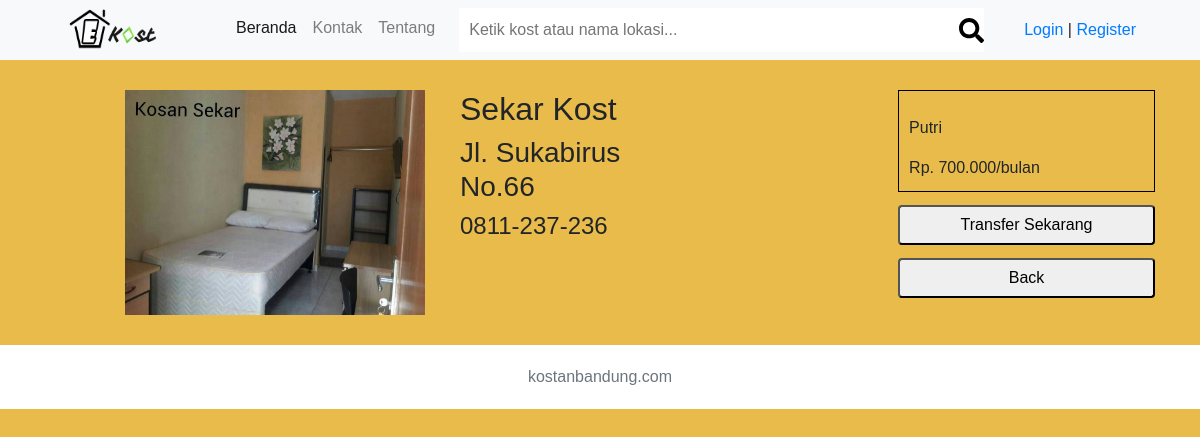
The page /index.php/controller/kosdetail/K11 on the database its author committed.
### tables this page shows
CREATE TABLE `list_kost` (
  `id` varchar(10) NOT NULL,
  `nama_kos` varchar(255) NOT NULL,
  `kategori` varchar(255) NOT NULL,
  `alamat` varchar(255) NOT NULL,
  `harga` varchar(255) NOT NULL,
  `kontak` varchar(255) NOT NULL,
  `kos_img` varchar(255) NOT NULL
);

### application/controllers/controller.php (called while the page is built, shortened)
<?php
class controller extends CI_Controller {
	function __construct(){
			$this->load->model('model_general');
			$this->load->view('links');
			$this->load->view('sticky/header');
			$this->load->library('form_validation');
			$this->load->library('session');
	}
	public function kosDetail($kosID)
	{
		$data['kos'] = $this->model_general->get_dataByID($kosID);
		$this->load->view('kosDetail',$data);
		$this->load->view('sticky/footer');
	}
}

### index.php (called while the page is built, shortened)
<?php
require_once BASEPATH.'core/CodeIgniter.php';

### application/models/model_general.php (called while the page is built, shortened)
<?php
class model_general extends CI_Model
{
	public function get_dataByID($id)
	{
		$query = $this->db->get_where('list_kost', array('id' => $id))->row_array();
		return $query;
	}
}
?>

### application/views/kosDetail.php (the view)
<div class="container" style="padding-top:30px;padding-bottom: 30px;">
  <div style="display:flex;">
    <div class="" style="padding-left: 80px;">
      <div class="">
        <img src="<?= base_url($kos['kos_img']); ?>" style="width:300px; weight:300px;  ">
      </div>
    </div>
    <div class="" style="padding-right:200px; padding-left:35px;">
      <h2><?= $kos['nama_kos'];?></h2>
      <h3><?= $kos['alamat'];?></h3>
      <h4><?= $kos['kontak'];?></h4>
    </div>
    <div style="width:262px">
      <div class="" style="border:1px solid black; width:100%; height:102px; padding-top: 25px; padding-left:10px;">
        <div class="">
          <p> <?= $kos['kategori'];?></p>
        </div>
        <div class="">
          <p><?= $kos['harga'];?></p>
        </div>
      </div>
      <div class="" align="center">
        <div class="" style="padding:5% 0 5%;">
          <button type="button" name="button" style="width:100%; height:40px; border-radius:4px;"
          onclick="">Transfer Sekarang </button>
        </div>
        <div class="">
          <button type="button" name="button" style="width:100%; height:40px; border-radius:4px;"> Back </button>
        </div>
      </div>
    </div>
  </div>
</div>

### rows shown on the page
list_kost: kos_img (picture), nama_kos "Sekar Kost", alamat "Jl. Sukabirus No.66", kontak "0811-237-236", kategori "Putri", harga "Rp. 700.000/bulan"
